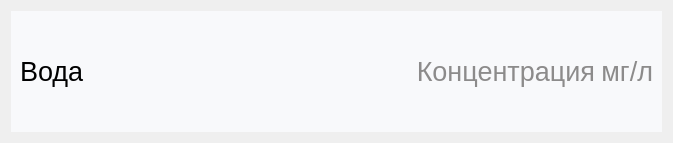
<?xml version="1.0" encoding="UTF-8"?>
<ui version="4.0">
 <class>water_right</class>
 <widget class="QWidget" name="water_right">
  <property name="geometry">
   <rect>
    <x>0</x>
    <y>0</y>
    <width>673</width>
    <height>143</height>
   </rect>
  </property>
  <property name="windowTitle">
   <string>Form</string>
  </property>
  <property name="styleSheet">
   <string notr="true"/>
  </property>
  <layout class="QHBoxLayout" name="horizontalLayout" stretch="0">
   <item>
    <widget class="QWidget" name="horizontalWidget" native="true">
     <property name="styleSheet">
      <string notr="true">background-color:rgb(248, 249, 251);
color: rgb(0, 0, 0);</string>
     </property>
     <layout class="QHBoxLayout" name="horizontalLayout_2" stretch="5,0,0">
      <property name="spacing">
       <number>6</number>
      </property>
      <item>
       <widget class="QLabel" name="name_water">
        <property name="minimumSize">
         <size>
          <width>0</width>
          <height>0</height>
         </size>
        </property>
        <property name="maximumSize">
         <size>
          <width>16777215</width>
          <height>16777215</height>
         </size>
        </property>
        <property name="font">
         <font>
          <pointsize>20</pointsize>
         </font>
        </property>
        <property name="styleSheet">
         <string notr="true">background-color:rgb(248, 249, 251);
color: rgb(0, 0, 0);
margin-right: 0px;
</string>
        </property>
        <property name="inputMethodHints">
         <set>Qt::ImhNone</set>
        </property>
        <property name="text">
         <string>Вода</string>
        </property>
        <property name="wordWrap">
         <bool>true</bool>
        </property>
       </widget>
      </item>
      <item>
       <widget class="QLabel" name="conc">
        <property name="minimumSize">
         <size>
          <width>0</width>
          <height>0</height>
         </size>
        </property>
        <property name="maximumSize">
         <size>
          <width>16777215</width>
          <height>16777215</height>
         </size>
        </property>
        <property name="font">
         <font>
          <pointsize>20</pointsize>
         </font>
        </property>
        <property name="styleSheet">
         <string notr="true">background-color:rgb(248, 249, 251);
color: rgb(140, 139, 139);
margin-right: 0px;
</string>
        </property>
        <property name="inputMethodHints">
         <set>Qt::ImhNone</set>
        </property>
        <property name="text">
         <string>Концентрация</string>
        </property>
        <property name="alignment">
         <set>Qt::AlignRight|Qt::AlignTrailing|Qt::AlignVCenter</set>
        </property>
        <property name="wordWrap">
         <bool>true</bool>
        </property>
       </widget>
      </item>
      <item>
       <widget class="QLabel" name="conc_2">
        <property name="minimumSize">
         <size>
          <width>0</width>
          <height>0</height>
         </size>
        </property>
        <property name="maximumSize">
         <size>
          <width>16777215</width>
          <height>16777215</height>
         </size>
        </property>
        <property name="font">
         <font>
          <pointsize>20</pointsize>
         </font>
        </property>
        <property name="styleSheet">
         <string notr="true">background-color:rgb(248, 249, 251);
color: rgb(140, 139, 139);
margin-right: 0px;
</string>
        </property>
        <property name="inputMethodHints">
         <set>Qt::ImhNone</set>
        </property>
        <property name="text">
         <string>мг/л</string>
        </property>
        <property name="alignment">
         <set>Qt::AlignRight|Qt::AlignTrailing|Qt::AlignVCenter</set>
        </property>
        <property name="wordWrap">
         <bool>true</bool>
        </property>
       </widget>
      </item>
     </layout>
    </widget>
   </item>
  </layout>
 </widget>
 <resources/>
 <connections/>
</ui>
